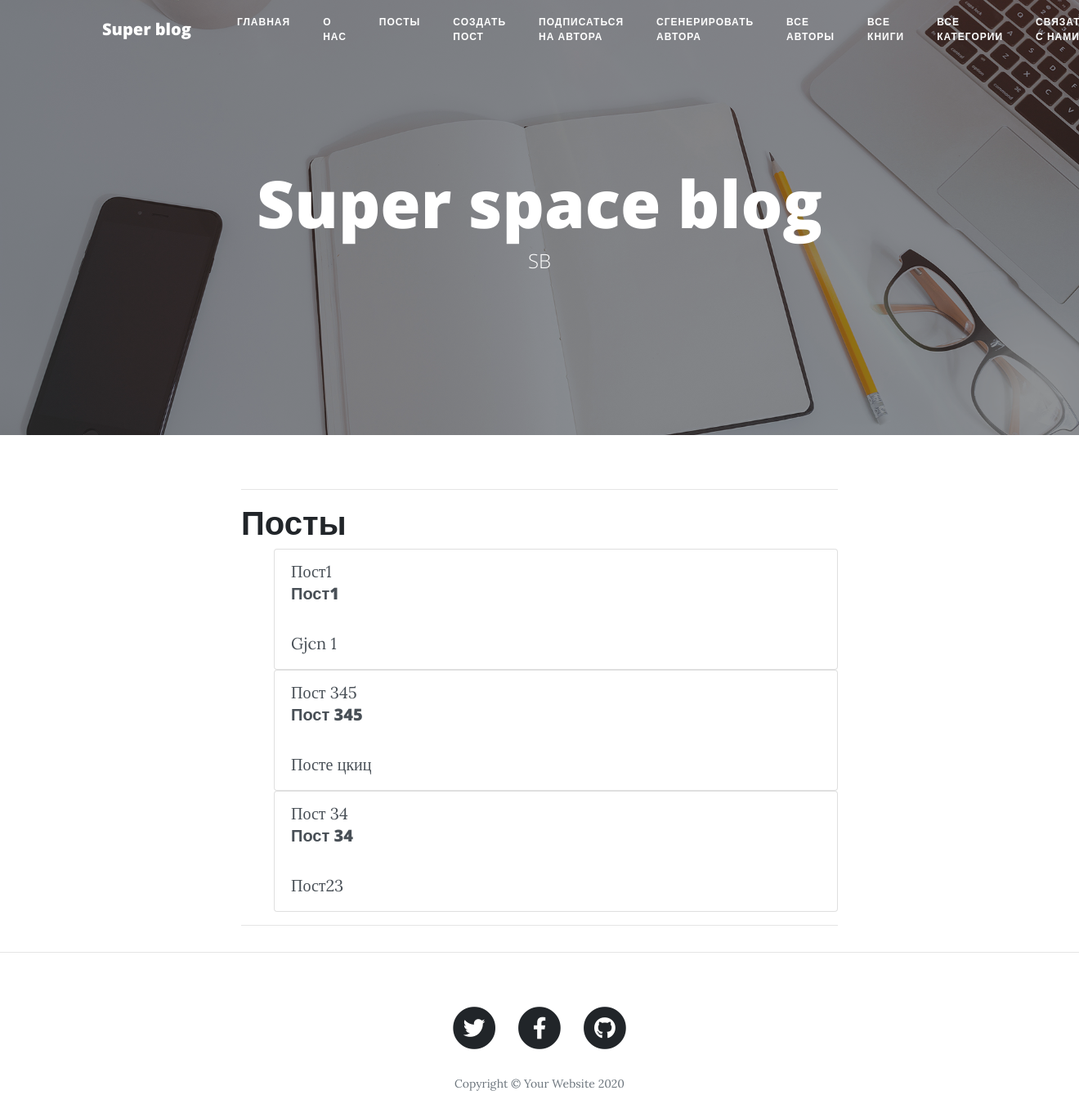
/posts/, run on an earlier commit of the app's database.
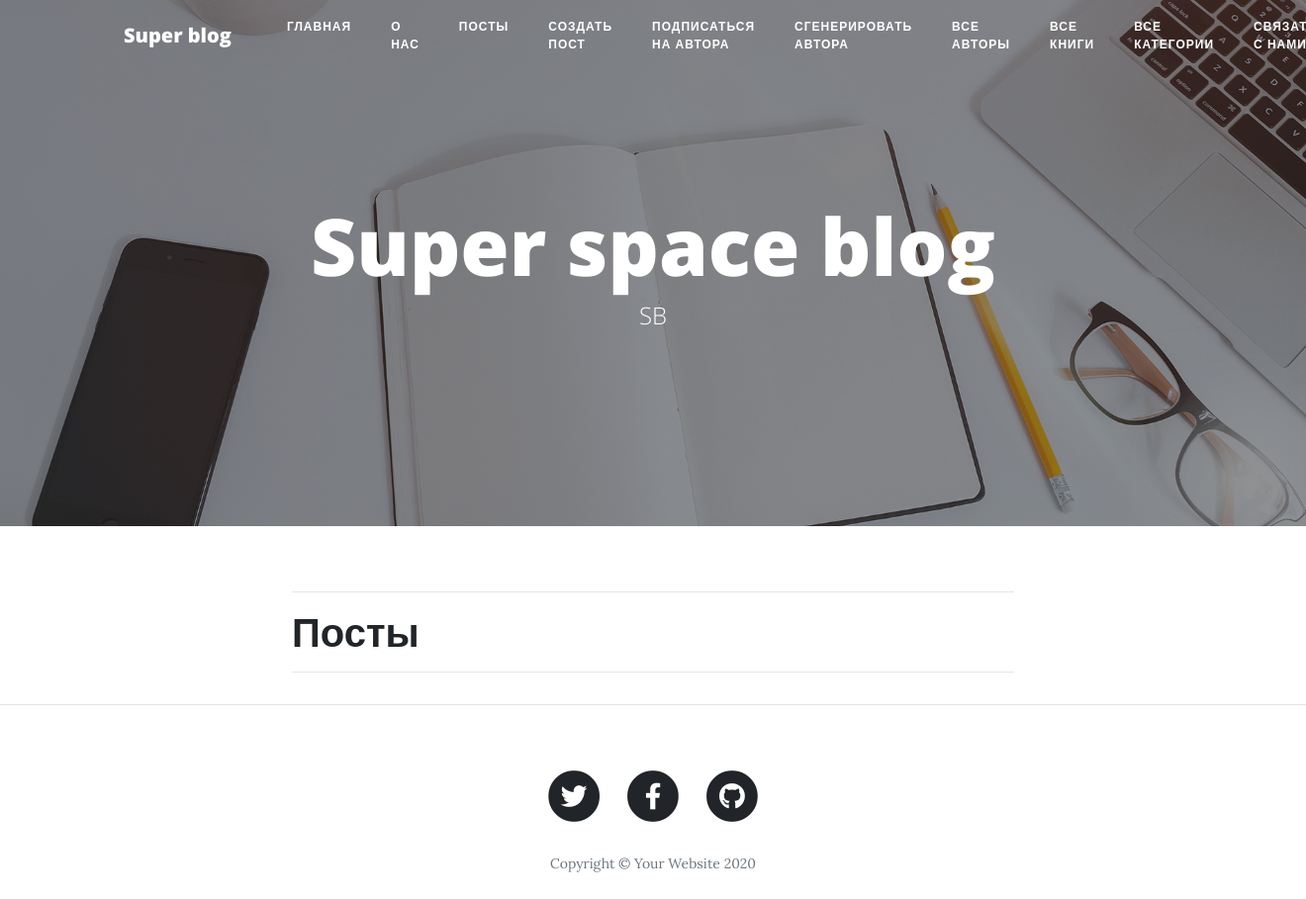
And on a later commit of the database.
### main/models.py (models this page shows, shortened)
class Post(models.Model):
    class Meta:
        db_table = "tb_posts"
        verbose_name = "Пост"
        verbose_name_plural = "Посты"
    """Setup title, description, content and dates of posts."""
    title = models.CharField("Заголовок поста", max_length=70)
    description = models.TextField("Описание поста", max_length=90)
    content = models.TextField("Контент поста")
    created = models.DateTimeField(auto_now_add=True)
    updated = models.DateTimeField(default=now)

### main/views.py (the view)
# urls.py: path('posts/', views.posts_all, name='posts_all'),
def posts_all(request):
    context = {'title': "Posts", "posts": postall()}
    return render(request, "main/posts_all.html", context)

### main/services/post_service.py (called while the page is built)
def postall():
    objects_all = Post.objects.all()
    return objects_all

### main/templates/main/posts_all.html (shortened to what this page needs)
{% extends "main/base.html" %}
{% block  content %}
        <h1>Посты</h1>
        <div class="payload">
            <ul>
                {% for post in posts %}
                    <div class="list-group">
                          <a href="{%  url "post_show" post_id=post.id %}" class="list-group-item list-group-item-action flex-column align-items-start">
                          {{ post.title }}
                            <div class="d-flex w-100 justify-content-between">
                              <h5 class="mb-1">{{post.title}}</h5>
                            </div>
                            <p class="mb-1">{{post.description}}</p>
                          </a>
                    </div>
                {% endfor %}
            </ul>
        </div>
{% endblock %}

What changed in the data, as far as the page shows it:
removed Post: title "Пост1", description "Gjcn 1"
removed Post: title "Пост 345", description "Посте цкиц"
removed Post: title "Пост 34", description "Пост23"
